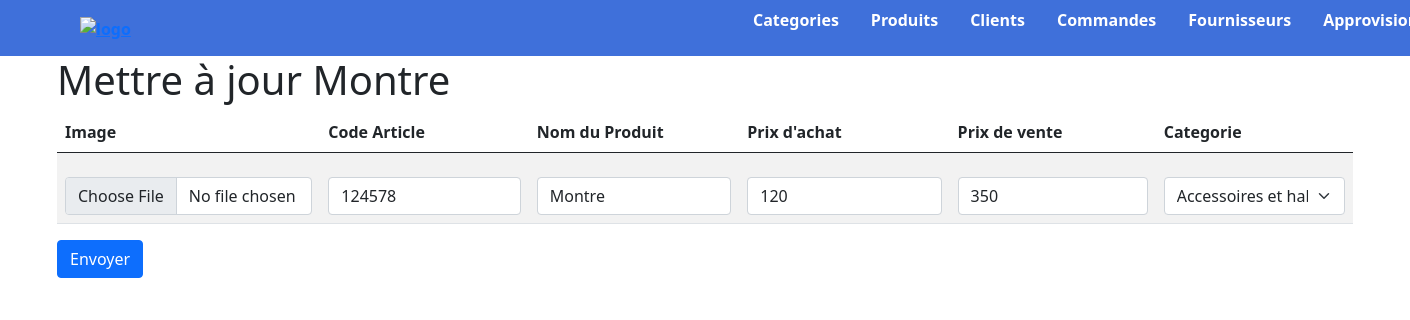
Screenshot of /update_produit.php?edit=45 with the database file from the repository.
### tables this page shows
CREATE TABLE `produit` (
  `idPdr` int(11) NOT NULL,
  `reference` varchar(50) NOT NULL,
  `nom_produit` varchar(50) DEFAULT NULL,
  `qte` int(11) NOT NULL,
  `prixAchat` double NOT NULL,
  `prixVente` double NOT NULL,
  `screenshot` text NOT NULL,
  `idCat_categorie` int(11) DEFAULT '1'
);

### update_produit.php (the view, shortened to what this page needs)
<?php
    require_once "config/connect.php" ;
    if(!isset($_REQUEST['edit'])){
        echo "Produit not found" ;
    }else{
        $id = $_GET['edit'] ;
        $update = $db->prepare('SELECT * FROM produit p INNER JOIN categorie c WHERE idPdr = :id AND p.idCat_categorie = c.idCat ');
        $update->execute([
            'id' => $id ,
        ]);
        $update = $update->fetch(PDO::FETCH_ASSOC) ;
    }
    $categorie = $db->query("SELECT * FROM categorie") ;
    $categorie = $categorie->fetchAll() ;
?>
<!DOCTYPE html>
<html lang="en">
<head>
</head>
<body>
    <?php require_once('navbar.php') ;?>
    <div class="container">
        <div class="row">
            <h1>Mettre à jour <?php echo($update['nom_produit']); ?></h1>
            <form action="post_update_produit.php" method="POST" enctype="multipart/form-data">
                <table class="table table-striped">
                            <thead>
                                <th>Image</th>
                                <th>Code Article</th>
                                <th>Nom du Produit</th>
                                <th>Prix d'achat</th>
                                <th>Prix de vente</th>
                                <th>Categorie</th>
                            </thead>
                            <tbody>
                                <tr>
                                    <td>
                                    <input type="file" class="form-control mt-3" id="profile" name="screenshot"  >
                                    </td>
                                    <td>
                                    <input type="text" class="form-control mt-3" name="reference" value="<? echo($update['reference']) ?>" required>
                                    </td>
                                    <td>
                                    <input type="text" class="form-control mt-3" name="nom_produit" value="<? echo($update['nom_produit']) ?>"  required>
                                    </td>
                                    <td>
                                    <input type="number" class="form-control mt-3" name="prixAchat" value="<? echo($update['prixAchat']) ?>"  required>
                                    </td>
                                    <td>
                                    <input type="number" class="form-control mt-3" name="prixVente" value="<? echo($update['prixVente']) ?>"  required>
                                    </td>
                                    <td>
                                    <select class="form-select mt-3" name="idCat" id="idCat">
                                                <?foreach($categorie as $cat) : ?>
                                                 <option value="<?echo($cat['idCat']) ?>">
                                                    <?echo($cat['discription']) ?>
                                                </option>
                                                <? endforeach ?>
                                    </select>
                                    </td>
                                </tr>
                            </tbody>
                        </table>
                        <button type="submit" class="btn btn-primary">Envoyer</button>
            </form>
    </div>
</body>
</html>

### style.css (style rules this page uses)
* { margin: 0; padding: 0; }

### rows the page displays
produit: nom_produit "Montre", reference "124578", prixAchat "120", prixVente "350"

### other values shown
form field idCat "Accessoires et habillage"
